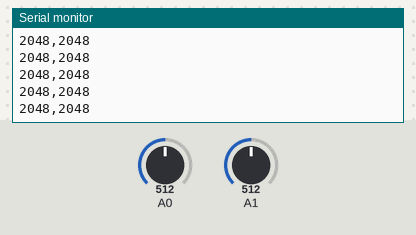
The sketch below on a simulated Arduino Zero (SAMD21). On the bench: the last lines printed to the serial monitor. Inputs (shaded band) come from the test bench; at power-on: A0 = 512, A1 = 512 (analog values on the 0–1023 scale).

Above: at 1.2 s.
1.3 s: A0 set to 716
At 1.32 s:
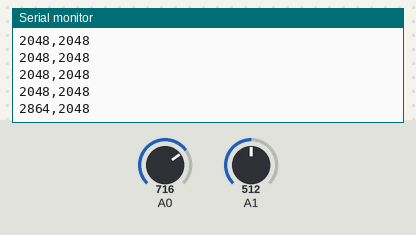
2.8 s: A1 set to 716
At 2.83 s:
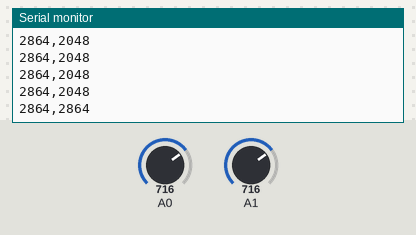
4.3 s: A0 set to 900
At 4.34 s:
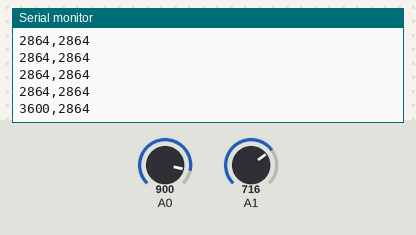
5.8 s: A1 set to 900
At 5.8 s:
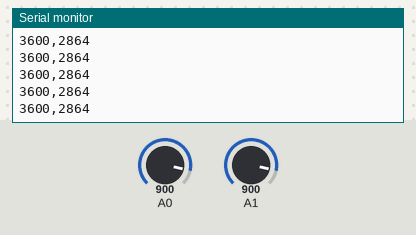
Timing chart, 0 to 8.3 s (numbered marks = the images above; inputs shaded):
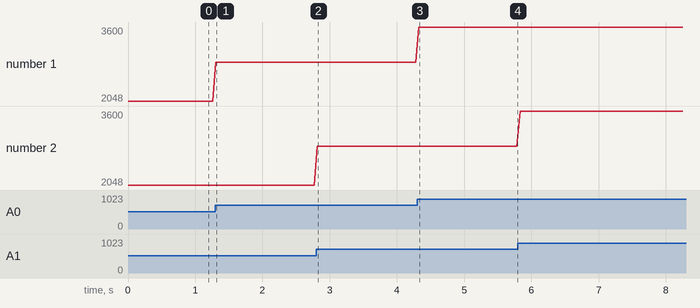

Measured:
- after the input at 1.3 s, the serial monitor: prints a new line at once (image 1)
- after the input at 2.8 s, the serial monitor: prints a new line at once (image 2)
- after the input at 4.3 s, the serial monitor: prints a new line at once (image 3)
- plotted number 1: 2048 → 2864 after the input at 1.3 s, 2864 → 3600 after the input at 4.3 s

The sketch:

Samd21_analogread.ino
```cpp
void setup()
{

  analogReadResolution(12); // Set analog input resolution to max, 12-bits
  pinMode(A0,INPUT);
  pinMode(A1,INPUT);
  SerialUSB.begin(9600);
}

void loop()
{

  int x = analogRead(A0);
  int z = analogRead(A1);
  SerialUSB.print(x);
  SerialUSB.print(",");
  SerialUSB.println(z); // Print the voltage.
  delay(50); // Delay 10ms
}
```
